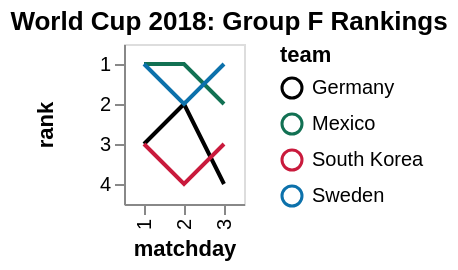

Specify this chart in Vega-Lite:
### Vega specification from a JSON file in a GitHub repository (floating-point values rounded to 4 significant figures)
{"$schema": "https://vega.github.io/schema/vega/v4.json", "autosize": "pad", "padding": 5, "title": {"text": "World Cup 2018: Group F Rankings", "frame": "bounds"}, "style": "cell", "data": [{"name": "source_0", "values": [{"team": "Germany", "matchday": 1, "point": 0, "diff": -1}, {"team": "Mexico", "matchday": 1, "point": 3, "diff": 1}, {"team": "South Korea", "matchday": 1, "point": 0, "diff": -1}, {"team": "Sweden", "matchday": 1, "point": 3, "diff": 1}, {"team": "Germany", "matchday": 2, "point": 3, "diff": 0}, {"team": "Mexico", "matchday": 2, "point": 6, "diff": 2}, {"team": "South Korea", "matchday": 2, "point": 0, "diff": -2}, {"team": "Sweden", "matchday": 2, "point": 3, "diff": 0}, {"team": "Germany", "matchday": 3, "point": 3, "diff": -2}, {"team": "Mexico", "matchday": 3, "point": 6, "diff": -1}, {"team": "South Korea", "matchday": 3, "point": 3, "diff": 0}, {"team": "Sweden", "matchday": 3, "point": 6, "diff": 3}]}, {"name": "data_0", "source": "source_0", "transform": [{"type": "window", "params": [null], "as": ["rank"], "ops": ["rank"], "fields": [null], "sort": {"field": ["point", "diff"], "order": ["descending", "descending"]}, "groupby": ["matchday"]}]}], "signals": [{"name": "x_step", "value": 20}, {"name": "width", "update": "bandspace(domain('x').length, 1, 0.5) * x_step"}, {"name": "y_step", "value": 20}, {"name": "height", "update": "bandspace(domain('y').length, 1, 0.5) * y_step"}], "marks": [{"name": "pathgroup", "type": "group", "from": {"facet": {"name": "faceted_path_main", "data": "data_0", "groupby": ["team"]}}, "encode": {"update": {"width": {"field": {"group": "width"}}, "height": {"field": {"group": "height"}}}}, "marks": [{"name": "marks", "type": "line", "style": ["line"], "sort": {"field": "datum[\"matchday\"]", "order": "descending"}, "from": {"data": "faceted_path_main"}, "encode": {"update": {"stroke": {"scale": "color", "field": "team"}, "tooltip": {"signal": "{\"matchday\": ''+datum[\"matchday\"], \"rank\": ''+datum[\"rank\"], \"team\": ''+datum[\"team\"]}"}, "x": {"scale": "x", "field": "matchday"}, "y": {"scale": "y", "field": "rank"}}}}]}], "scales": [{"name": "x", "type": "point", "domain": {"data": "data_0", "field": "matchday", "sort": true}, "range": {"step": {"signal": "x_step"}}, "padding": 0.5}, {"name": "y", "type": "point", "domain": {"data": "data_0", "field": "rank", "sort": true}, "range": {"step": {"signal": "y_step"}}, "padding": 0.5}, {"name": "color", "type": "ordinal", "domain": ["Germany", "Mexico", "South Korea", "Sweden"], "range": ["black", "#127153", "#C91A3C", "#0C71AB"]}], "axes": [{"scale": "x", "orient": "bottom", "grid": false, "title": "matchday", "labelAlign": "right", "labelAngle": 270, "labelBaseline": "middle", "labelOverlap": true, "zindex": 1}, {"scale": "y", "orient": "left", "grid": false, "title": "rank", "labelOverlap": true, "zindex": 1}], "legends": [{"stroke": "color", "gradientLength": {"signal": "clamp(height, 64, 200)"}, "title": "team"}], "config": {"axisY": {"minExtent": 30}}}
